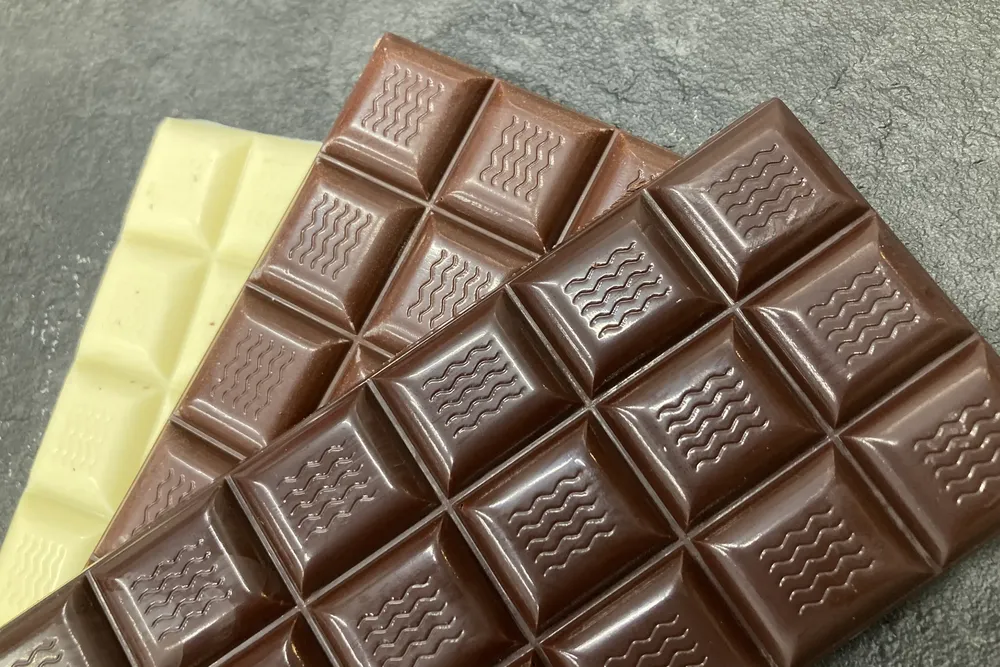
#> input picture report3/choco.webp, 1000 x 667 px, shrunk from 3000 x 2000 before the run
$ python tone_curve2.py
#> lines starting #> are read from the running program, lines starting #| are printed output that depends on the picture
import cv2
import numpy as np
import matplotlib.pyplot as plt

#カラー画像の読み込み
img_color = cv2.imread("choco.webp")
#> img_color is the input picture: shape (667, 1000, 3); mean B, G, R 98.4, 116.2, 129.8
img_color = cv2.cvtColor(img_color, cv2.COLOR_BGR2RGB)

#チャンネルごとに異なるγ値を設定
gamma_r = 1.8  #赤
gamma_g = 0.7  #緑
gamma_b = 0.4  #青

#ルックアップテーブル作成
def create_lut(gamma):
    return np.array([255 * ((x / 255) ** (1.0 / gamma)) for x in range(256)]).astype("uint8")

lut_r = create_lut(gamma_r)
lut_g = create_lut(gamma_g)
lut_b = create_lut(gamma_b)

r, g, b = cv2.split(img_color)
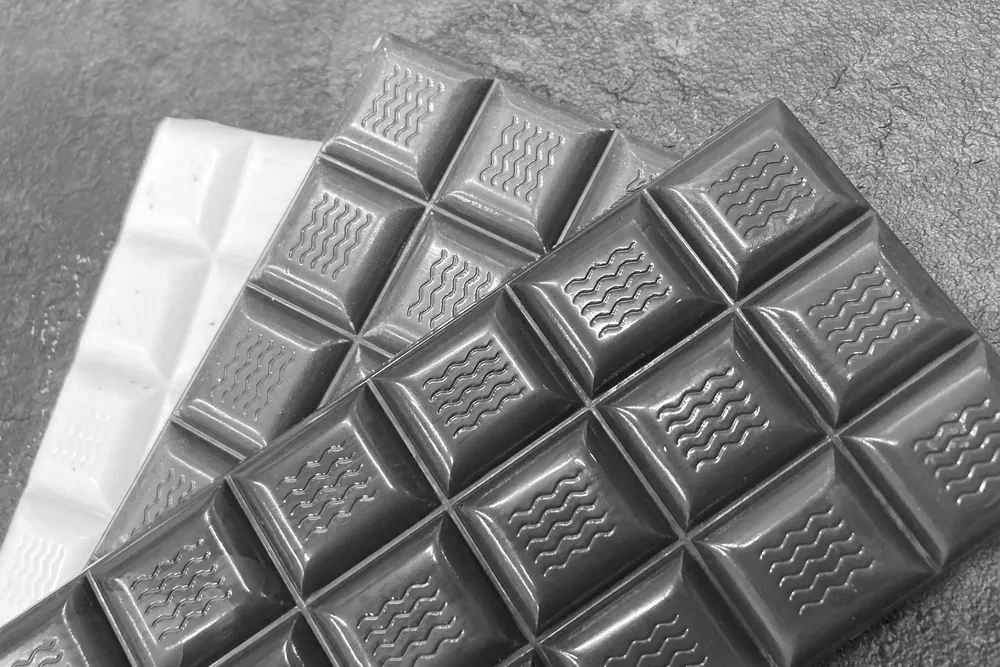
#> r: shape (667, 1000); min 7, max 255, mean 129.8
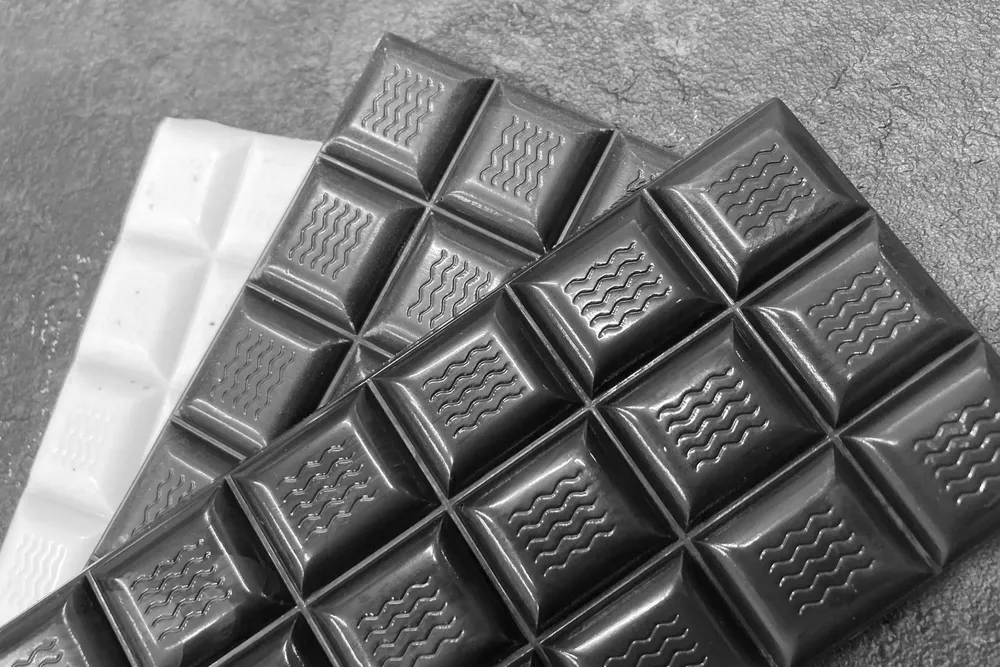
#> g: shape (667, 1000); min 0, max 255, mean 116.2
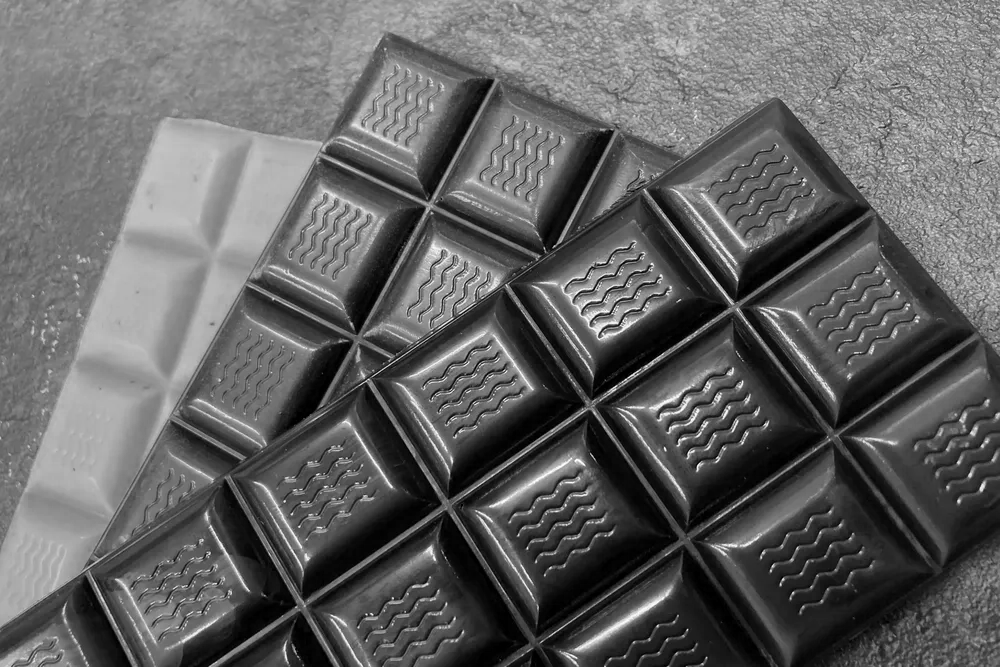
#> b: shape (667, 1000); min 0, max 255, mean 98.4
r_corr = cv2.LUT(r, lut_r)
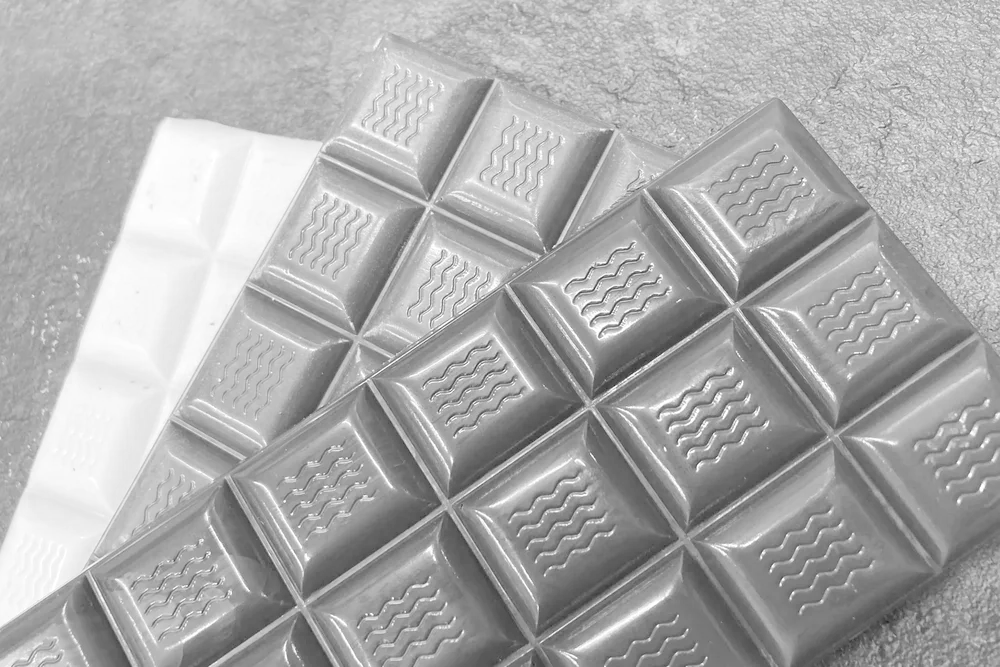
#> r_corr: shape (667, 1000); min 34, max 255, mean 170.9
g_corr = cv2.LUT(g, lut_g)
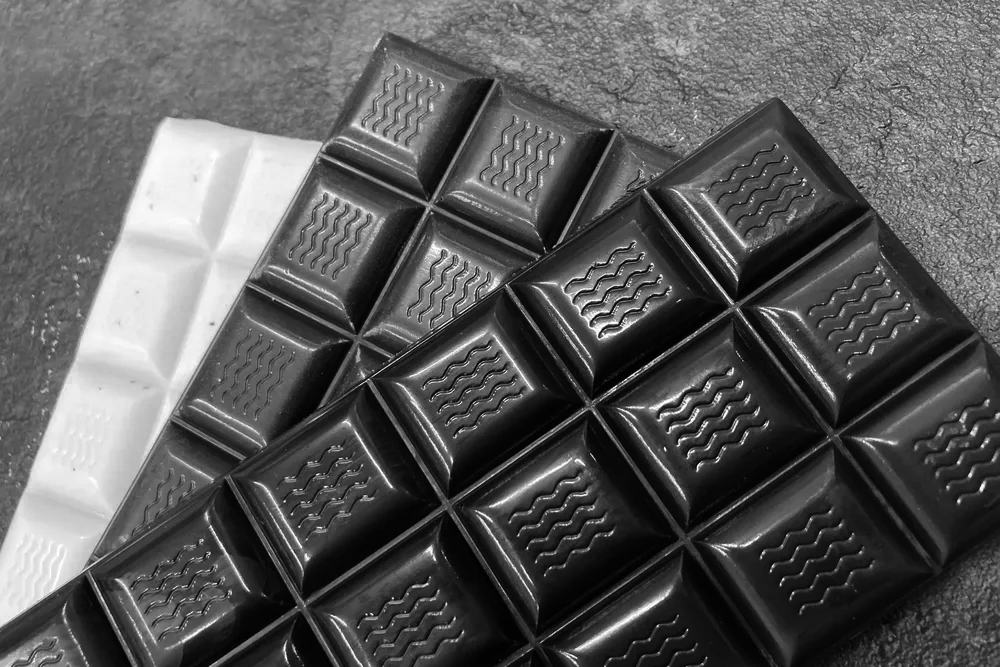
#> g_corr: shape (667, 1000); min 0, max 255, mean 89.5
b_corr = cv2.LUT(b, lut_b)
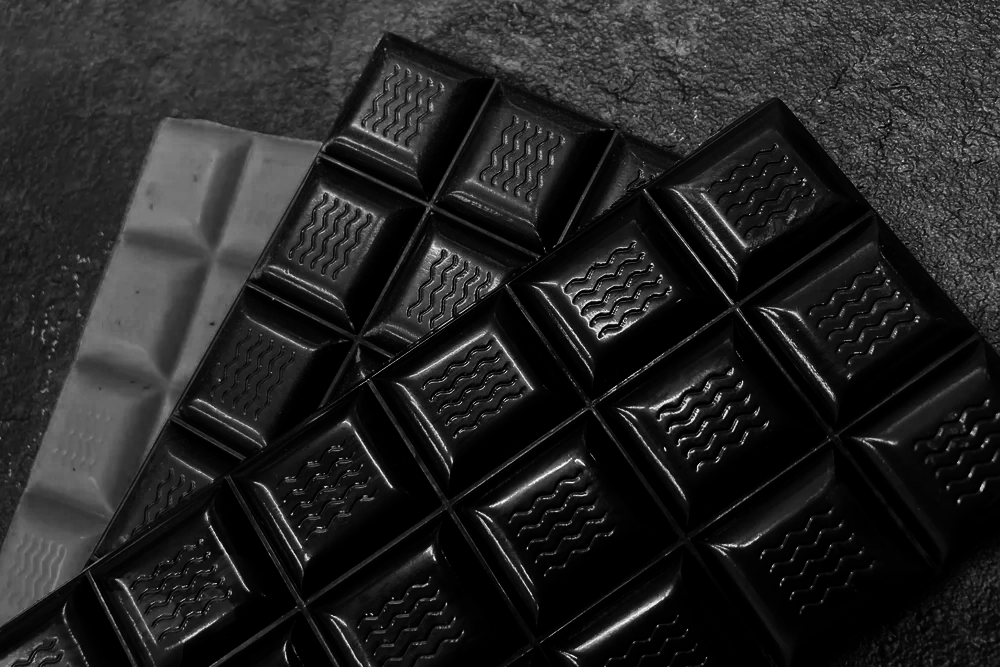
#> b_corr: shape (667, 1000); min 0, max 255, mean 36.1

img_fantasy = cv2.merge([r_corr, g_corr, b_corr])
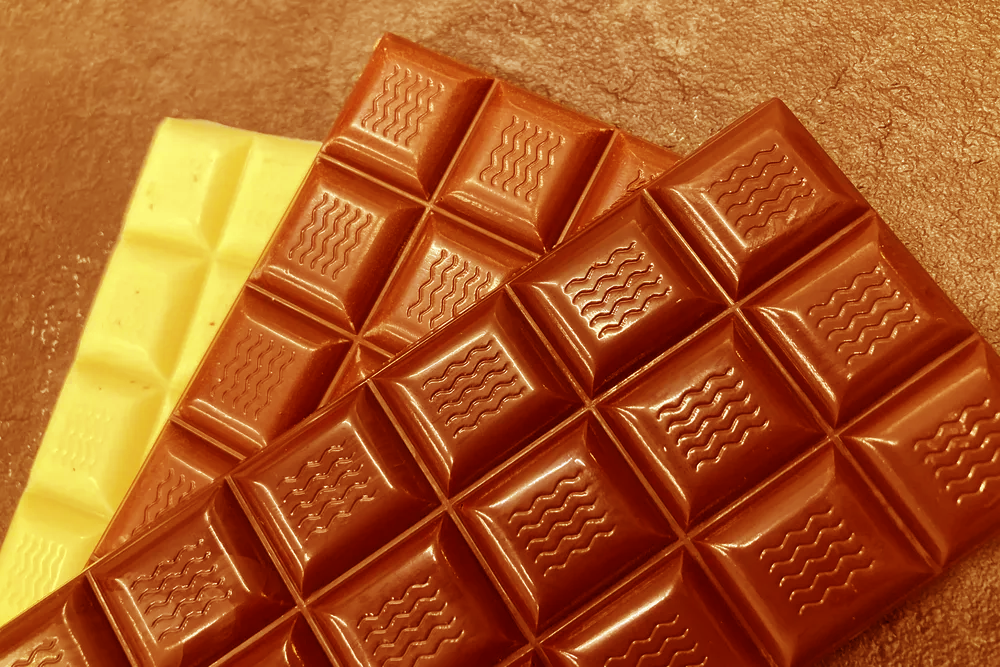
#> img_fantasy: shape (667, 1000, 3); mean R, G, B 170.9, 89.5, 36.1

cv2.imwrite("gamma_color_fantasy.jpg", cv2.cvtColor(img_fantasy, cv2.COLOR_RGB2BGR))
plt.imshow(img_fantasy)
plt.title("(R=1.8, G=0.7, B=0.4)")
plt.axis("off")
plt.show()

$ run again, with report3/sakana.jpg saved as report3/choco.webp
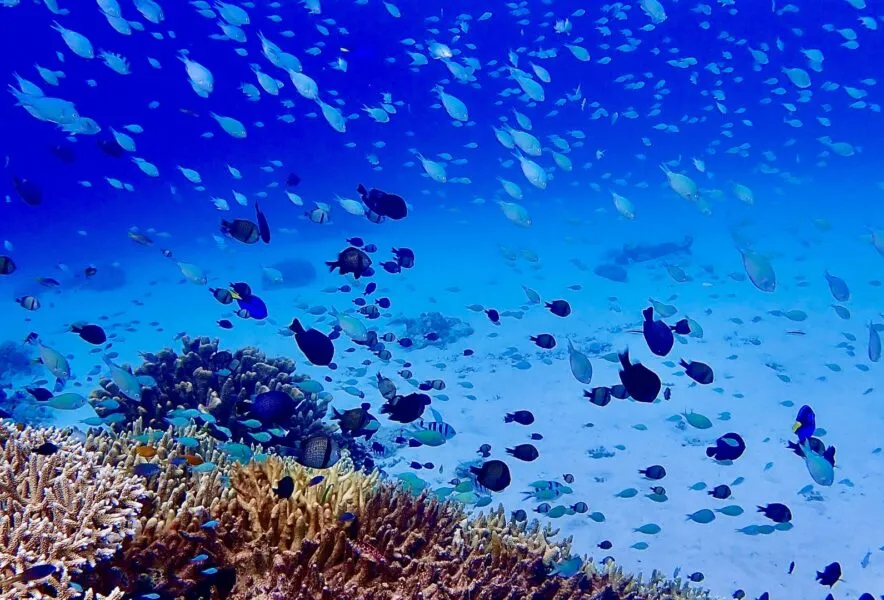
#> input picture report3/sakana.jpg, 884 x 600 px
#> img_color is the input picture: shape (600, 884, 3); mean B, G, R 196.9, 94.3, 39.7
#> `b_corr = cv2.LUT(b, lut_b)`:
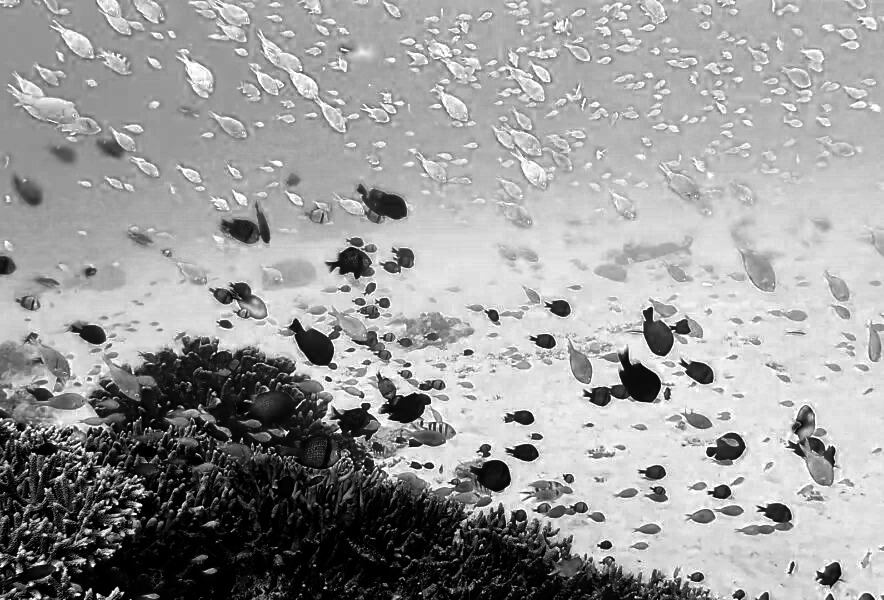
#> b_corr: shape (600, 884); min 0, max 255, mean 154.7
#> `img_fantasy = cv2.merge([r_corr, g_corr, b_corr])`:
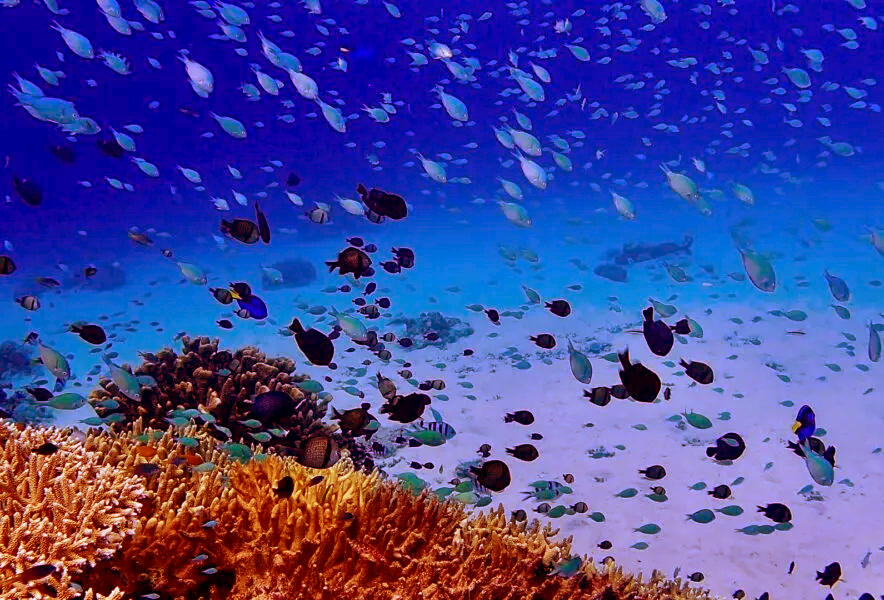
#> img_fantasy: shape (600, 884, 3); mean R, G, B 67.7, 70.2, 154.7

$ run again, with report3/umi.jpg saved as report3/choco.webp
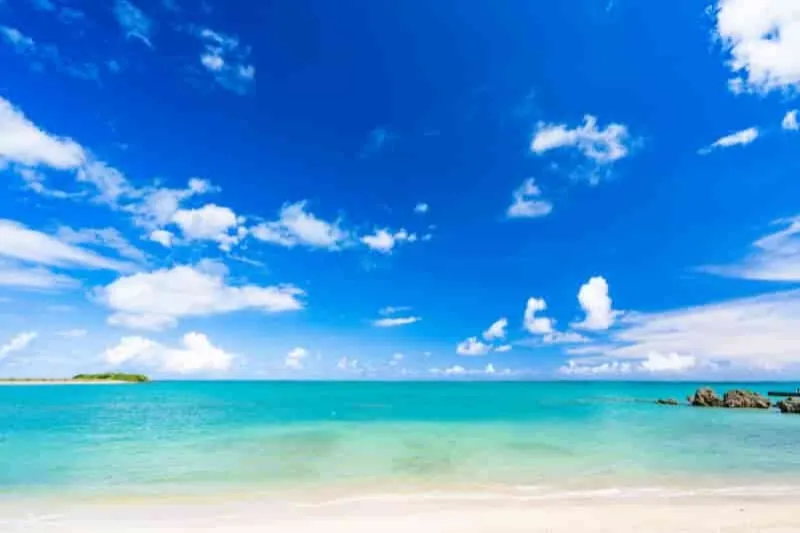
#> input picture report3/umi.jpg, 800 x 533 px
#> img_color is the input picture: shape (533, 800, 3); mean B, G, R 217, 154.9, 80.4
#> `b_corr = cv2.LUT(b, lut_b)`:
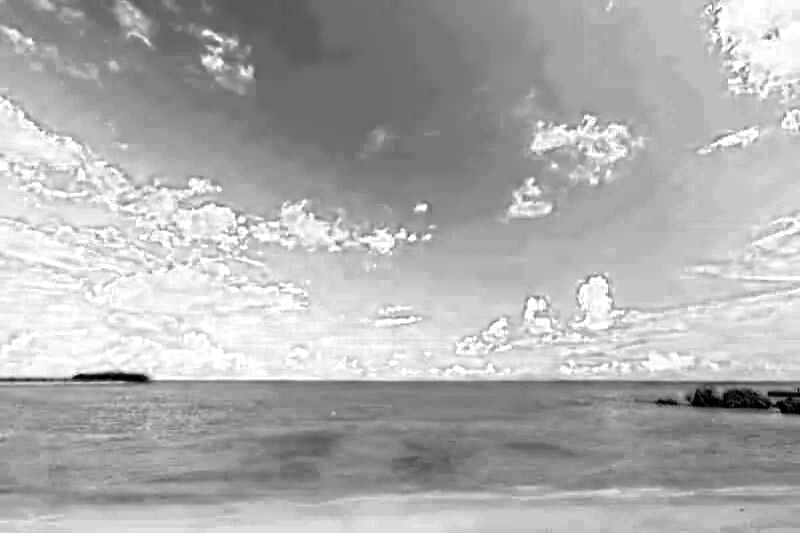
#> b_corr: shape (533, 800); min 0, max 255, mean 173.9
#> `img_fantasy = cv2.merge([r_corr, g_corr, b_corr])`:
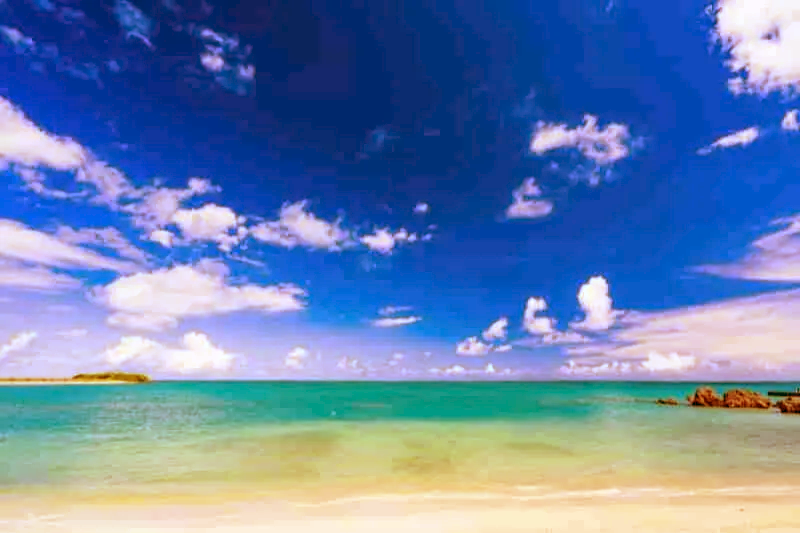
#> img_fantasy: shape (533, 800, 3); mean R, G, B 101.9, 129.9, 173.9
